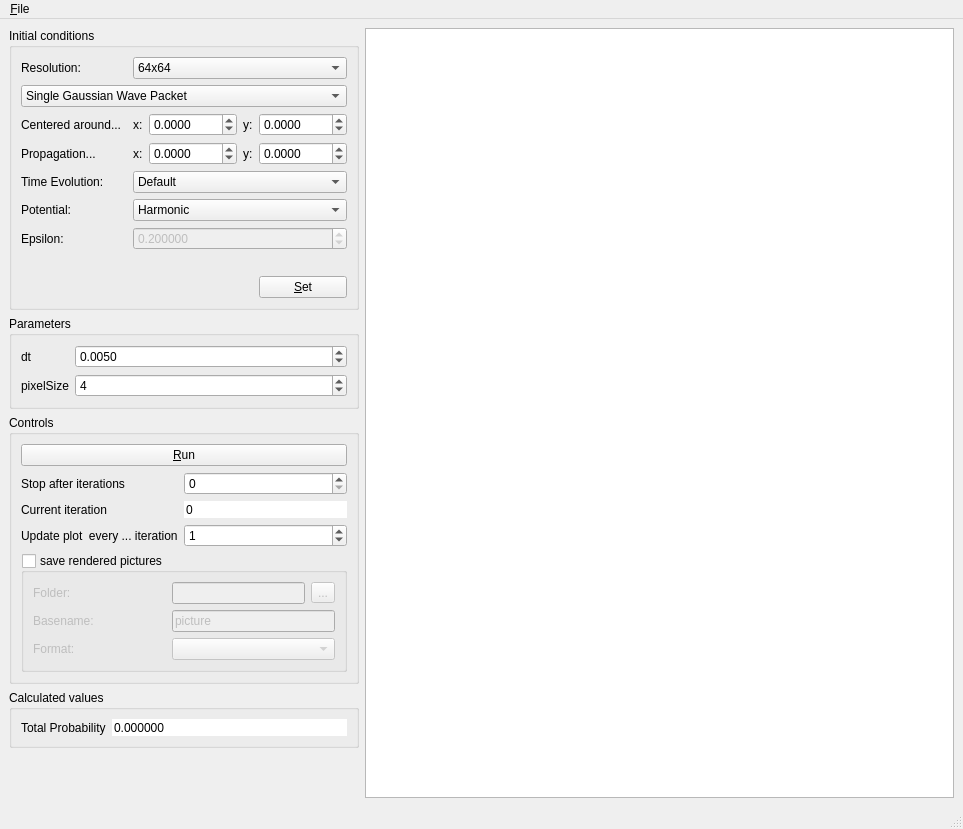
<?xml version="1.0" encoding="UTF-8"?>
<ui version="4.0">
 <class>Quantum3BodyWindow</class>
 <widget class="QMainWindow" name="Quantum3BodyWindow">
  <property name="geometry">
   <rect>
    <x>0</x>
    <y>0</y>
    <width>963</width>
    <height>829</height>
   </rect>
  </property>
  <property name="windowTitle">
   <string>Quantum 3 Body Problem Simulation</string>
  </property>
  <widget class="QWidget" name="centralwidget">
   <layout class="QHBoxLayout" name="horizontalLayout">
    <item>
     <layout class="QVBoxLayout" name="verticalLayout">
      <item>
       <widget class="QGroupBox" name="formGroupBox">
        <property name="title">
         <string>Initial conditions</string>
        </property>
        <property name="flat">
         <bool>true</bool>
        </property>
        <layout class="QGridLayout" name="gridLayout">
         <item row="3" column="0">
          <widget class="QLabel" name="label">
           <property name="text">
            <string>Centered around...</string>
           </property>
          </widget>
         </item>
         <item row="3" column="5">
          <widget class="QDoubleSpinBox" name="initialPositionY">
           <property name="decimals">
            <number>4</number>
           </property>
           <property name="minimum">
            <double>-1000.000000000000000</double>
           </property>
           <property name="maximum">
            <double>1000.000000000000000</double>
           </property>
           <property name="singleStep">
            <double>0.100000000000000</double>
           </property>
          </widget>
         </item>
         <item row="3" column="4">
          <widget class="QLabel" name="label_4">
           <property name="text">
            <string>y:</string>
           </property>
          </widget>
         </item>
         <item row="3" column="2">
          <widget class="QLabel" name="label_8">
           <property name="text">
            <string>x:</string>
           </property>
          </widget>
         </item>
         <item row="3" column="3">
          <widget class="QDoubleSpinBox" name="initialPositionX">
           <property name="decimals">
            <number>4</number>
           </property>
           <property name="minimum">
            <double>-1000.000000000000000</double>
           </property>
           <property name="maximum">
            <double>1000.000000000000000</double>
           </property>
           <property name="singleStep">
            <double>0.100000000000000</double>
           </property>
          </widget>
         </item>
         <item row="4" column="0">
          <widget class="QLabel" name="label_9">
           <property name="text">
            <string>Propagation...</string>
           </property>
          </widget>
         </item>
         <item row="4" column="2">
          <widget class="QLabel" name="label_10">
           <property name="text">
            <string>x:</string>
           </property>
          </widget>
         </item>
         <item row="4" column="4">
          <widget class="QLabel" name="label_11">
           <property name="text">
            <string>y:</string>
           </property>
          </widget>
         </item>
         <item row="4" column="3">
          <widget class="QDoubleSpinBox" name="initialPropagationX">
           <property name="decimals">
            <number>4</number>
           </property>
           <property name="minimum">
            <double>-1000.000000000000000</double>
           </property>
           <property name="maximum">
            <double>1000.000000000000000</double>
           </property>
           <property name="singleStep">
            <double>0.100000000000000</double>
           </property>
          </widget>
         </item>
         <item row="4" column="5">
          <widget class="QDoubleSpinBox" name="initialPropagationY">
           <property name="decimals">
            <number>4</number>
           </property>
           <property name="minimum">
            <double>-1000.000000000000000</double>
           </property>
           <property name="maximum">
            <double>1000.000000000000000</double>
           </property>
           <property name="singleStep">
            <double>0.100000000000000</double>
           </property>
          </widget>
         </item>
         <item row="9" column="5">
          <widget class="QPushButton" name="reset">
           <property name="text">
            <string>&amp;Set</string>
           </property>
          </widget>
         </item>
         <item row="8" column="0" colspan="6">
          <spacer name="verticalSpacer_2">
           <property name="orientation">
            <enum>Qt::Vertical</enum>
           </property>
           <property name="sizeType">
            <enum>QSizePolicy::Fixed</enum>
           </property>
           <property name="sizeHint" stdset="0">
            <size>
             <width>20</width>
             <height>20</height>
            </size>
           </property>
          </spacer>
         </item>
         <item row="6" column="0">
          <widget class="QLabel" name="label_12">
           <property name="text">
            <string>Potential:</string>
           </property>
          </widget>
         </item>
         <item row="6" column="2" colspan="4">
          <widget class="QComboBox" name="initialPotential">
           <item>
            <property name="text">
             <string>Harmonic</string>
            </property>
           </item>
           <item>
            <property name="text">
             <string>Zero</string>
            </property>
           </item>
          </widget>
         </item>
         <item row="1" column="0">
          <widget class="QLabel" name="label_18">
           <property name="text">
            <string>Resolution:</string>
           </property>
          </widget>
         </item>
         <item row="2" column="0" colspan="6">
          <widget class="QComboBox" name="comboBox">
           <item>
            <property name="text">
             <string>Single Gaussian Wave Packet</string>
            </property>
           </item>
          </widget>
         </item>
         <item row="1" column="2" colspan="4">
          <widget class="QComboBox" name="resolution">
           <item>
            <property name="text">
             <string>64x64</string>
            </property>
           </item>
           <item>
            <property name="text">
             <string>128x128</string>
            </property>
           </item>
           <item>
            <property name="text">
             <string>256x256</string>
            </property>
           </item>
           <item>
            <property name="text">
             <string>512x512</string>
            </property>
           </item>
           <item>
            <property name="text">
             <string>1024x1024</string>
            </property>
           </item>
           <item>
            <property name="text">
             <string>2048x2048</string>
            </property>
           </item>
           <item>
            <property name="text">
             <string>4096x4096</string>
            </property>
           </item>
           <item>
            <property name="text">
             <string>8192x8192</string>
            </property>
           </item>
          </widget>
         </item>
         <item row="5" column="0">
          <widget class="QLabel" name="label_13">
           <property name="text">
            <string>Time Evolution:</string>
           </property>
          </widget>
         </item>
         <item row="5" column="2" colspan="4">
          <widget class="QComboBox" name="initialTimeEvolution">
           <item>
            <property name="text">
             <string>Default</string>
            </property>
           </item>
           <item>
            <property name="text">
             <string>Quantum Restricted 3-Body</string>
            </property>
           </item>
          </widget>
         </item>
         <item row="7" column="0">
          <widget class="QLabel" name="label_19">
           <property name="text">
            <string>Epsilon:</string>
           </property>
          </widget>
         </item>
         <item row="7" column="2" colspan="4">
          <widget class="QDoubleSpinBox" name="initialEpsilon">
           <property name="enabled">
            <bool>false</bool>
           </property>
           <property name="decimals">
            <number>6</number>
           </property>
           <property name="maximum">
            <double>1.000000000000000</double>
           </property>
           <property name="singleStep">
            <double>0.010000000000000</double>
           </property>
           <property name="value">
            <double>0.200000000000000</double>
           </property>
          </widget>
         </item>
        </layout>
       </widget>
      </item>
      <item>
       <widget class="QGroupBox" name="groupBox">
        <property name="title">
         <string>Parameters</string>
        </property>
        <property name="flat">
         <bool>true</bool>
        </property>
        <layout class="QFormLayout" name="formLayout">
         <item row="0" column="0">
          <widget class="QLabel" name="label_2">
           <property name="text">
            <string>dt</string>
           </property>
          </widget>
         </item>
         <item row="0" column="1">
          <widget class="QDoubleSpinBox" name="dtParameter">
           <property name="decimals">
            <number>4</number>
           </property>
           <property name="singleStep">
            <double>0.000500000000000</double>
           </property>
           <property name="value">
            <double>0.005000000000000</double>
           </property>
          </widget>
         </item>
         <item row="1" column="0">
          <widget class="QLabel" name="label_5">
           <property name="text">
            <string>pixelSize</string>
           </property>
          </widget>
         </item>
         <item row="1" column="1">
          <widget class="QSpinBox" name="pixelSize">
           <property name="minimum">
            <number>1</number>
           </property>
           <property name="value">
            <number>4</number>
           </property>
          </widget>
         </item>
        </layout>
       </widget>
      </item>
      <item>
       <widget class="QGroupBox" name="groupBox">
        <property name="title">
         <string>Controls</string>
        </property>
        <property name="flat">
         <bool>true</bool>
        </property>
        <layout class="QFormLayout" name="formLayout_2">
         <property name="fieldGrowthPolicy">
          <enum>QFormLayout::AllNonFixedFieldsGrow</enum>
         </property>
         <item row="0" column="0" colspan="2">
          <widget class="QPushButton" name="run">
           <property name="text">
            <string>&amp;Run</string>
           </property>
           <property name="checkable">
            <bool>true</bool>
           </property>
          </widget>
         </item>
         <item row="1" column="0">
          <widget class="QLabel" name="label_3">
           <property name="text">
            <string>Stop after iterations</string>
           </property>
          </widget>
         </item>
         <item row="1" column="1">
          <widget class="QSpinBox" name="numberOfIterations">
           <property name="maximum">
            <number>999999999</number>
           </property>
           <property name="singleStep">
            <number>100</number>
           </property>
          </widget>
         </item>
         <item row="2" column="0">
          <widget class="QLabel" name="label_6">
           <property name="text">
            <string>Current iteration</string>
           </property>
          </widget>
         </item>
         <item row="2" column="1">
          <widget class="QSpinBox" name="currentIteration">
           <property name="frame">
            <bool>false</bool>
           </property>
           <property name="readOnly">
            <bool>true</bool>
           </property>
           <property name="buttonSymbols">
            <enum>QAbstractSpinBox::NoButtons</enum>
           </property>
           <property name="maximum">
            <number>999999999</number>
           </property>
          </widget>
         </item>
         <item row="4" column="0">
          <widget class="QLabel" name="label_7">
           <property name="text">
            <string>Update plot  every ... iteration</string>
           </property>
          </widget>
         </item>
         <item row="4" column="1">
          <widget class="QSpinBox" name="updatePlotSteps">
           <property name="maximum">
            <number>999999999</number>
           </property>
           <property name="singleStep">
            <number>10</number>
           </property>
           <property name="value">
            <number>1</number>
           </property>
          </widget>
         </item>
         <item row="5" column="0" colspan="2">
          <widget class="QGroupBox" name="savePictures">
           <property name="title">
            <string>save rendered pictures</string>
           </property>
           <property name="flat">
            <bool>true</bool>
           </property>
           <property name="checkable">
            <bool>true</bool>
           </property>
           <property name="checked">
            <bool>false</bool>
           </property>
           <layout class="QGridLayout" name="gridLayout_2">
            <item row="0" column="0">
             <widget class="QLabel" name="label_15">
              <property name="text">
               <string>Folder:</string>
              </property>
             </widget>
            </item>
            <item row="0" column="1">
             <widget class="QLineEdit" name="pictureFolder">
              <property name="sizePolicy">
               <sizepolicy hsizetype="Preferred" vsizetype="Fixed">
                <horstretch>0</horstretch>
                <verstretch>0</verstretch>
               </sizepolicy>
              </property>
             </widget>
            </item>
            <item row="0" column="2">
             <widget class="QToolButton" name="browsePictureFolder">
              <property name="text">
               <string>...</string>
              </property>
             </widget>
            </item>
            <item row="1" column="0">
             <widget class="QLabel" name="label_16">
              <property name="text">
               <string>Basename:</string>
              </property>
             </widget>
            </item>
            <item row="1" column="1" colspan="2">
             <widget class="QLineEdit" name="pictureBasename">
              <property name="text">
               <string>picture</string>
              </property>
             </widget>
            </item>
            <item row="2" column="0">
             <widget class="QLabel" name="label_17">
              <property name="text">
               <string>Format:</string>
              </property>
             </widget>
            </item>
            <item row="2" column="1" colspan="2">
             <widget class="QComboBox" name="pictureFormat"/>
            </item>
           </layout>
          </widget>
         </item>
        </layout>
       </widget>
      </item>
      <item>
       <widget class="QGroupBox" name="groupBox_2">
        <property name="title">
         <string>Calculated values</string>
        </property>
        <property name="flat">
         <bool>true</bool>
        </property>
        <layout class="QFormLayout" name="formLayout_3">
         <item row="0" column="0">
          <widget class="QLabel" name="label_14">
           <property name="text">
            <string>Total Probability</string>
           </property>
          </widget>
         </item>
         <item row="0" column="1">
          <widget class="QDoubleSpinBox" name="totalProbability">
           <property name="frame">
            <bool>false</bool>
           </property>
           <property name="buttonSymbols">
            <enum>QAbstractSpinBox::NoButtons</enum>
           </property>
           <property name="decimals">
            <number>6</number>
           </property>
          </widget>
         </item>
        </layout>
       </widget>
      </item>
      <item>
       <spacer name="verticalSpacer">
        <property name="orientation">
         <enum>Qt::Vertical</enum>
        </property>
        <property name="sizeHint" stdset="0">
         <size>
          <width>20</width>
          <height>40</height>
         </size>
        </property>
       </spacer>
      </item>
     </layout>
    </item>
    <item>
     <widget class="QTableView" name="spatialPlot">
      <property name="autoScroll">
       <bool>false</bool>
      </property>
      <property name="editTriggers">
       <set>QAbstractItemView::NoEditTriggers</set>
      </property>
      <property name="showDropIndicator" stdset="0">
       <bool>false</bool>
      </property>
      <property name="selectionMode">
       <enum>QAbstractItemView::NoSelection</enum>
      </property>
      <property name="showGrid">
       <bool>false</bool>
      </property>
      <attribute name="horizontalHeaderVisible">
       <bool>false</bool>
      </attribute>
      <attribute name="horizontalHeaderMinimumSectionSize">
       <number>1</number>
      </attribute>
      <attribute name="verticalHeaderVisible">
       <bool>false</bool>
      </attribute>
      <attribute name="verticalHeaderMinimumSectionSize">
       <number>1</number>
      </attribute>
     </widget>
    </item>
   </layout>
  </widget>
  <widget class="QMenuBar" name="menubar">
   <property name="geometry">
    <rect>
     <x>0</x>
     <y>0</y>
     <width>963</width>
     <height>22</height>
    </rect>
   </property>
   <widget class="QMenu" name="menu_File">
    <property name="title">
     <string>&amp;File</string>
    </property>
    <addaction name="actionE_xit"/>
   </widget>
   <addaction name="menu_File"/>
  </widget>
  <widget class="QStatusBar" name="statusbar"/>
  <action name="actionE_xit">
   <property name="text">
    <string>E&amp;xit</string>
   </property>
  </action>
 </widget>
 <tabstops>
  <tabstop>initialPositionX</tabstop>
  <tabstop>initialPositionY</tabstop>
  <tabstop>initialPropagationX</tabstop>
  <tabstop>initialPropagationY</tabstop>
  <tabstop>initialPotential</tabstop>
  <tabstop>reset</tabstop>
  <tabstop>dtParameter</tabstop>
  <tabstop>pixelSize</tabstop>
  <tabstop>run</tabstop>
  <tabstop>numberOfIterations</tabstop>
  <tabstop>currentIteration</tabstop>
  <tabstop>updatePlotSteps</tabstop>
  <tabstop>spatialPlot</tabstop>
 </tabstops>
 <resources/>
 <connections>
  <connection>
   <sender>actionE_xit</sender>
   <signal>activated()</signal>
   <receiver>Quantum3BodyWindow</receiver>
   <slot>close()</slot>
   <hints>
    <hint type="sourcelabel">
     <x>-1</x>
     <y>-1</y>
    </hint>
    <hint type="destinationlabel">
     <x>428</x>
     <y>299</y>
    </hint>
   </hints>
  </connection>
 </connections>
</ui>
